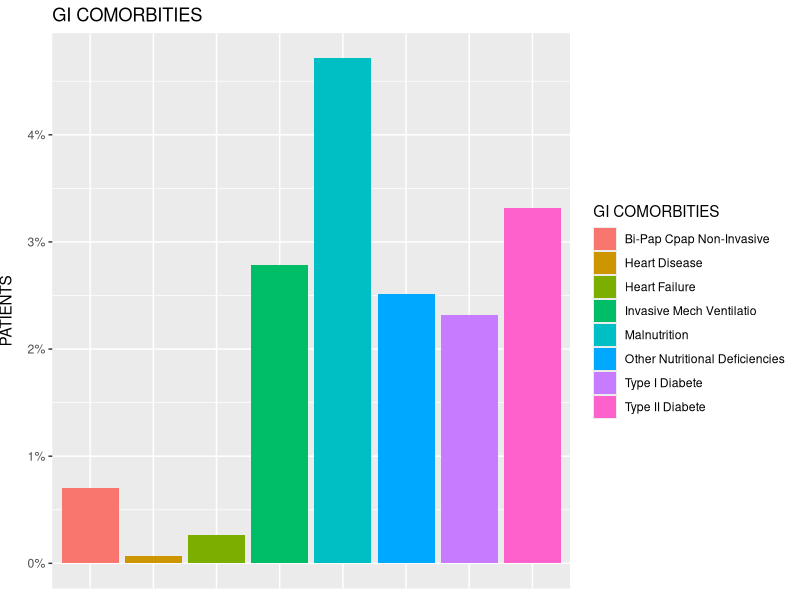
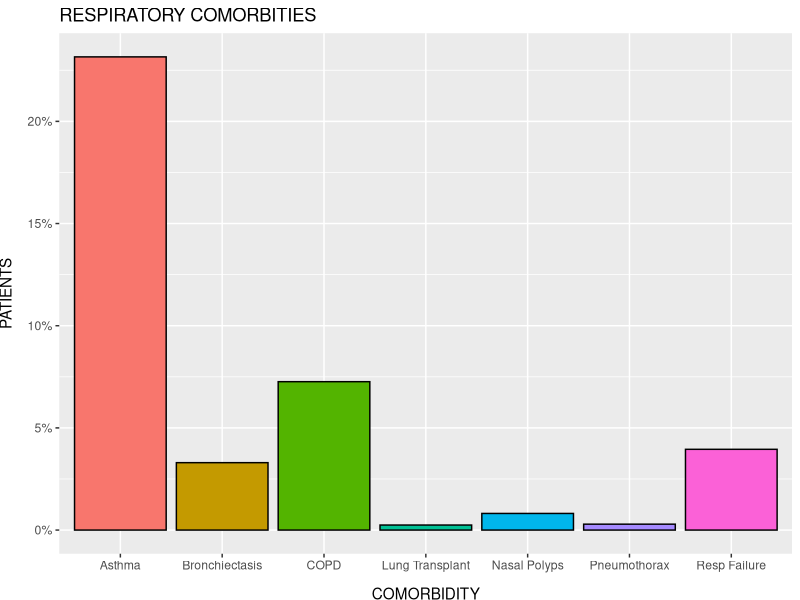
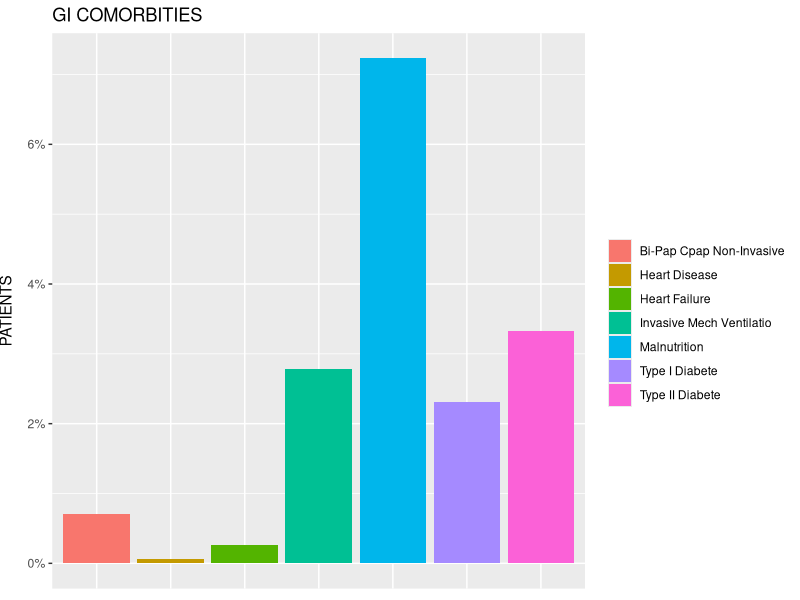
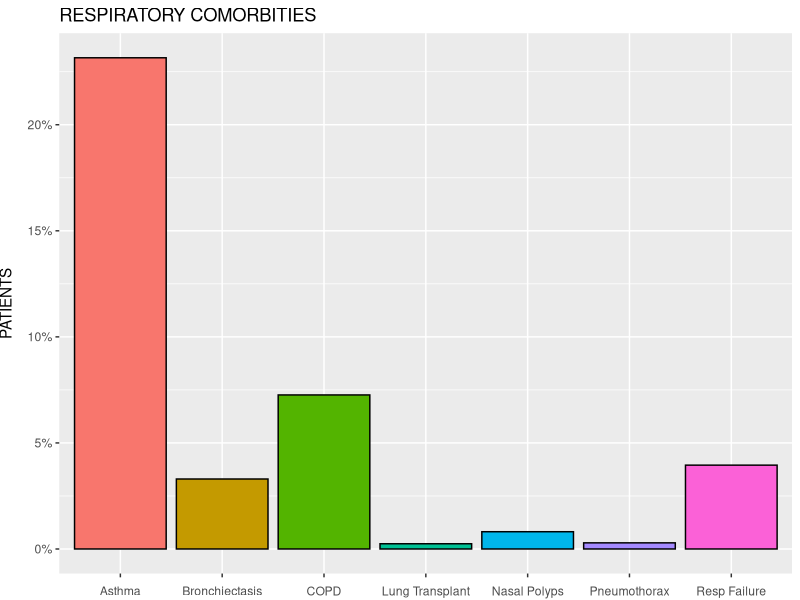
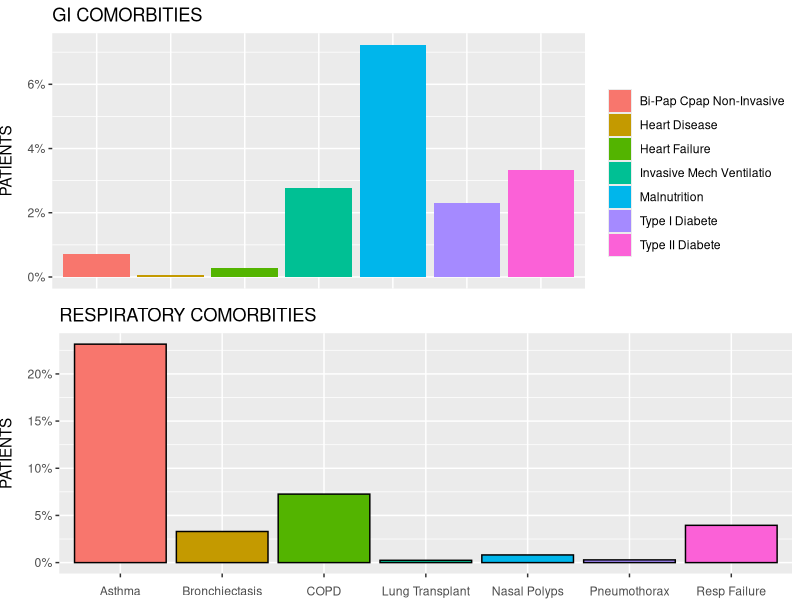

Reproduce these figures in R, in order.
## ---- chunk 1

library(viridis)
library(ggplot2)
library(Hmisc)
library(tidyverse)
library(gridExtra)
library(scales)

tibble("cfCOVIDgroup6.RDATA")

# TABLE OF DATA
View(glimpse(d))
## ---- chunk 2

tibble("cfCOVIDgroup6.RDATA")

demo_3 <- tribble(
  ~COMORBIDITY,         ~PATIENTS,
  "Heart Disease",       6/9337,
  "Heart Failure",       25/9337,

  "Type I Diabete",      216/9337,
  "Type II Diabete",     310/9337,

  "Bi-Pap Cpap Non-Invasive",            66/9337,
  "Invasive Mech Ventilatio",            260/9337,

  "Malnutrition",                        440/9337,
  "Other Nutritional Deficiencies",      235/9337,
)

ggplot(demo_3, aes(x = COMORBIDITY, y = PATIENTS, fill = COMORBIDITY)) +
  geom_bar(stat = "identity") +
  
  ## TITLE OF PAGES, X, and Y
  labs(
      title="GI COMORBITIES") +
      # x = "Zip Code", 
      # y = "% of Patients") +
  
  scale_fill_discrete(name = 'GI COMORBITIES') +
  
  # THEME INCLUDES TICKS, TEXT, AND TITLE  ON EITHER AXIS
  theme(
        axis.text.x = element_blank(),
        axis.title.x = element_blank(),
        axis.ticks.x = element_blank(),
        
        # PUTTING PADDING ON Y AXIS
        axis.title.y = element_text(vjust = +3)) +

  scale_y_continuous(labels = scales::percent)
## ---- chunk 3

tibble("cfCOVIDgroup6.RDATA")

demo_1 <- tribble(
  ~COMORBIDITY,         ~PATIENTS,
  "Asthma",      2162/9337,
  "Bronchiectasis",  308/9337,
  "COPD",      678/9337,
  "Lung Transplant",       23/9337,
  "Nasal Polyps",      76/9337,
  "Pneumothorax",    27/9337,
  "Resp Failure",       369/9337,
)

#tdl_1 <- demo_1 %>%
  ggplot(demo_1, aes(COMORBIDITY, PATIENTS, fill=rownames(demo_1)))+
    geom_bar(stat = "identity") + 
    guides(fill = 'none') +
    
     ## TITLE OF PAGES, X, and Y
    labs(
        title="RESPIRATORY COMORBITIES") +
        # x = "Zip Code", 
        # y = "% of Patients") +
    geom_col(colour = "black") + 
    stat_summary(
        fun.data = mean_cl_normal, 
        geom = "errorbar", 
        width = 0.25) +
    theme(
        #axis.title.x=element_blank()) +
        # axis.text.x=element_blank()) +
        # axis.ticks.x=element_blank()) 
        axis.title.x = element_text(vjust = -1.75),
        axis.title.y = element_text(vjust = +3)) +
  
  # SCALES NUMBERS TO PERCENTAGES
  scale_y_continuous(labels = scales::percent)
## ---- chunk 4
tibble("cfCOVIDgroup6.RDATA")

# CREATED DATA FOR DATASET (demo_A)
demo_A <- tribble(
  ~COMORBIDITY,                         ~PATIENTS,
  "Heart Disease",                      6/9337,
  "Heart Failure",                      25/9337,

  "Type I Diabete",                     216/9337,
  "Type II Diabete",                    310/9337,

  "Bi-Pap Cpap Non-Invasive",           66/9337,
  "Invasive Mech Ventilatio",           260/9337,

  "Malnutrition",                       675/9337,
)

## DATFRAME CITING COMORBIDITIES
tdl_1 <- demo_A %>%
  ggplot(aes(x = COMORBIDITY, y = PATIENTS, fill = COMORBIDITY)) +
  
  ## IDENTITY BY STATS
  geom_bar(stat = "identity") +

  ## BORDER OF BARS
  # geom_col(colour = "black") + 
  
  ## TITLE OF PAGES, X, and Y
  labs(
      title="GI COMORBITIES") +
      # x = "Zip Code", 
      # y = "% of Patients") +
  
  ## LEAVES LEGEND WITH NO TITLE
  scale_fill_discrete(name = '') +
  
  # THEME INCLUDES TICKS, TEXT, AND TITLE  ON EITHER AXIS
  theme(
        axis.text.x = element_blank(),
        axis.title.x = element_blank(),
        axis.ticks.x = element_blank(),
        
        # PUTTING PADDING ON Y AXIS
        axis.title.y = element_text(vjust = +3)) +
  
  ## CHANGES y axis TO PERCENTAGES
  scale_y_continuous(labels = scales::percent)

# CREATED DATA FOR DATASET (demo_B)
demo_B <- tribble(
  ~COMORBIDITY,         ~PATIENTS,
  "Asthma",             2162/9337,
  "Bronchiectasis",     308/9337,
  "COPD",               678/9337,
  "Lung Transplant",    23/9337,
  "Nasal Polyps",       76/9337,
  "Pneumothorax",       27/9337,
  "Resp Failure",       369/9337,
)

## DATFRAME CITING COMORBIDITIES
tdl_2 <- demo_B %>%
  ggplot(aes(COMORBIDITY, PATIENTS, fill=rownames(demo_1)))+
    
  ## IDENTITY BY STATS
  geom_bar(stat = "identity") + 
  
  ## OMITS LEGEND
  guides(fill = 'none') +
  
  ## TITLE OF PAGES, X, and Y
  labs(
      title="RESPIRATORY COMORBITIES") +
      # x = "Zip Code", 
      # y = "% of Patients") +
  
  ## COLOR OF BORDER OF BARS
  geom_col(colour = "black") + 
  
  ## WIDTH OF LEGEND
  stat_summary(
      fun.data = mean_cl_normal, 
      geom = "errorbar", 
      width = 0.25) +
  
  # THEME INCLUDES TICKS, TEXT, AND TITLE  ON EITHER AXIS
  theme(
      axis.title.x=element_blank(),
      axis.text.x = element_text(vjust = -1),
      axis.title.y = element_text(vjust = +3)) +
  
  # SCALES NUMBERS TO PERCENTAGES
  scale_y_continuous(labels = scales::percent)

# CALLS EACH DATASET INDIVIDUALLY
tdl_1
tdl_2

# PLACES TWO GRAPHS IN A GRID
grid.arrange(tdl_1, tdl_2, nrow = 2)
